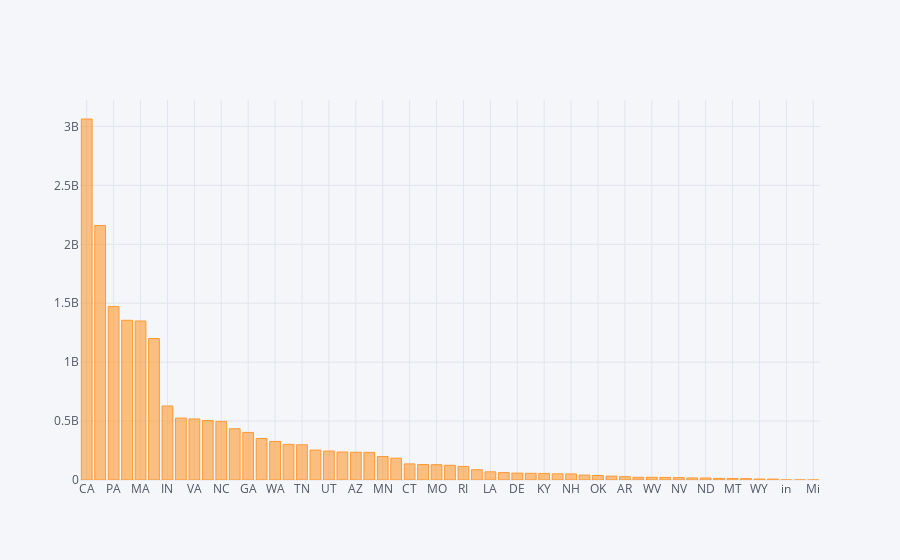

The notebook cell this image was saved under:
### Code cell
#Sum Amount of Awards by State since 1987

IT.groupby('State').sum().sort_values("Award_Amount_$", ascending=False)["Award_Amount_$"].iplot(kind="bar")

### Figure 1 — Plotly figure (JSON) as saved in the notebook; plotly's stock layout.template omitted (floating-point values rounded to 4 significant figures)
{"data": [{"marker": {"color": "rgba(255, 153, 51, 0.6)", "line": {"color": "rgba(255, 153, 51, 1.0)", "width": 1}}, "name": "Award_Amount_$", "orientation": "v", "text": "", "type": "bar", "uid": "2ec68b03-36b1-4c3a-b3a8-3a7e425dff9f", "x": ["CA", "IL", "PA", "NY", "MA", "TX", "IN", "NJ", "VA", "MI", "NC", "MD", "GA", "FL", "WA", "CO", "TN", "WI", "UT", "DC", "AZ", "OH", "MN", "OR", "CT", "NM", "MO", "IA", "RI", "SC", "LA", "AL", "DE", "NE", "KY", "KS", "NH", "HI", "OK", "MS", "AR", "PR", "WV", "ME", "NV", "ID", "ND", "SD", "MT", "VT", "WY", "AK", "in", "FM", "Mi"], "y": [3063523213, 2160223576, 1471350057, 1355342254, 1349529221, 1200629399, 628211824, 525204158, 517966280, 504559496, 497239140, 434640171, 403672321, 352242553, 327332263, 302317240, 298989023, 254170351, 245854774, 237632664, 235491719, 234509729, 199146622, 185139309, 136708308, 131352358, 129975267, 125093694, 115044177, 87289620, 69412919, 62927737, 58586007, 56744054, 55736285, 52452968, 51656708, 41933872, 37880826, 32912608, 28327595, 22949903, 22904937, 21783410, 20531329, 17669863, 16863871, 13757856, 13254760, 11921071, 8192486, 7800733, 350000, 99940, 25000]}], "layout": {"legend": {"bgcolor": "#F5F6F9", "font": {"color": "#4D5663"}}, "paper_bgcolor": "#F5F6F9", "plot_bgcolor": "#F5F6F9", "title": {"font": {"color": "#4D5663"}}, "xaxis": {"gridcolor": "#E1E5ED", "showgrid": true, "tickfont": {"color": "#4D5663"}, "title": {"font": {"color": "#4D5663"}, "text": ""}, "zerolinecolor": "#E1E5ED"}, "yaxis": {"gridcolor": "#E1E5ED", "showgrid": true, "tickfont": {"color": "#4D5663"}, "title": {"font": {"color": "#4D5663"}, "text": ""}, "zerolinecolor": "#E1E5ED"}}}
